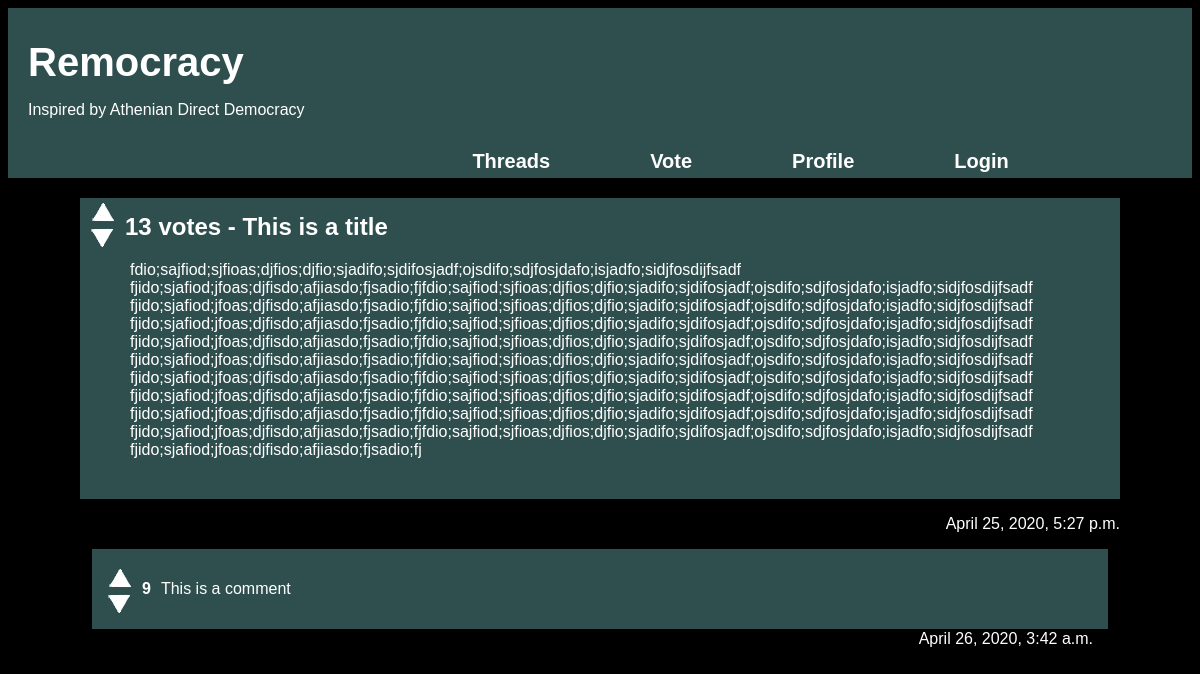
/threads/1/, run on an earlier commit of the app's database.
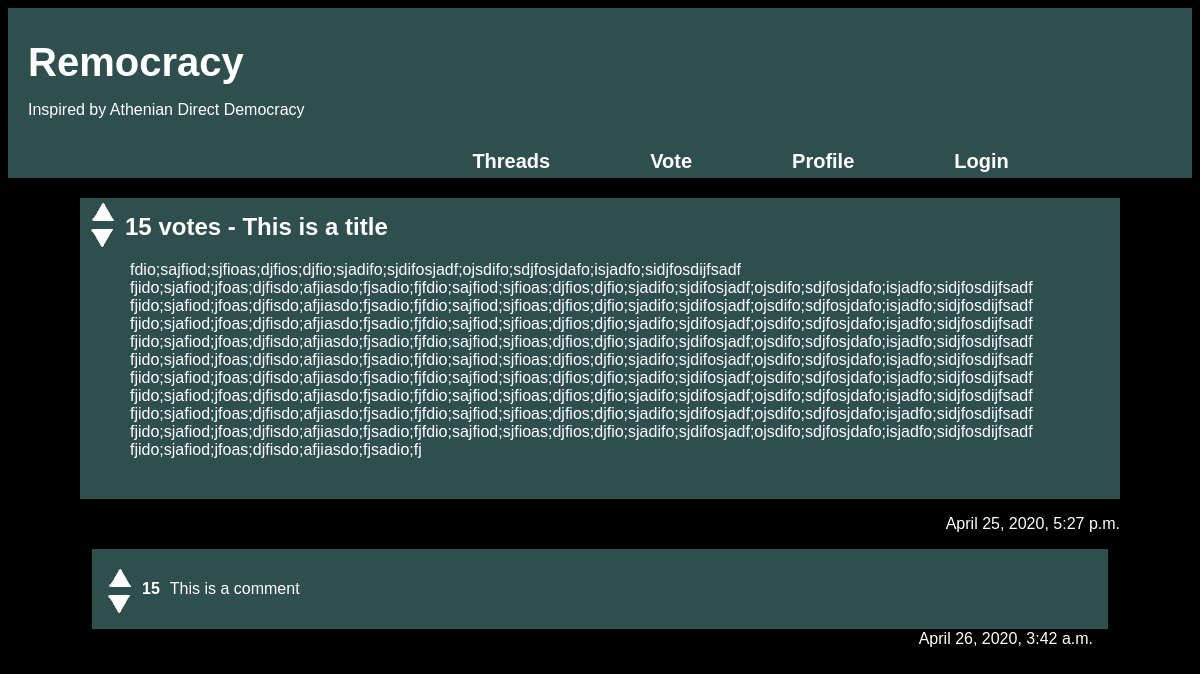
And on a later commit of the database.
### threads/models.py (models this page shows, shortened)
class Thread(models.Model):
	title = models.CharField(max_length=50)
	text = models.CharField(max_length=250)
	createDate = models.DateTimeField('date created')
	votes = models.IntegerField(default=0)
	siteUser = models.ForeignKey(SiteUser,on_delete=models.CASCADE)

class Comment(models.Model):
	text = models.CharField(max_length=250)
	createDate = models.DateTimeField('date created')
	votes = models.IntegerField(default=0)
	thread = models.ForeignKey(Thread,on_delete=models.CASCADE)
	siteUser = models.ForeignKey(SiteUser,on_delete=models.CASCADE)

### threads/views.py (the view)
# urls.py: path('<int:threadID>/',views.detailThread,name='detailThread'),
def detailThread(request,threadID):
	thread = Thread.objects.get(pk=threadID)
	comments = thread.comment_set.all()
	context = {
		'thread':thread,
		'comments':comments
	}
	return render(request,'threads/detailThread.html',context)

### threads/templates/threads/detailThread.html
{% extends 'threads/base.html' %}
{% block content %}
<div class="detailThread">
	<div class="arrows">
		<a href="{% url 'voteThread' thread.id 1 'detail' %}"><div class="upArrow"></div></a>
		<a href="{% url 'voteThread' thread.id -1 'detail' %}"><div class="downArrow"></div></a>
	</div>
	<h2> {{thread.votes}} votes - {{thread.title}}</h2>
	<p>{{thread.text}}</p>
	<p class="detailDate">{{thread.createDate}}</p>
</div>
<div class='commentsContainer'>
	{% for comment in comments %}
	<div class='comment'>
		<div class='comArrowHolder'>
			<a href="{% url 'voteComment' thread.id comment.id 1 %}"><div class='upArrowCom'></div></a>
			<a href="{% url 'voteComment' thread.id comment.id -1 %}"><div class='downArrowCom'></div></a>
		</div>
		<p class='comVote'><b>{{comment.votes}}</b></p>
		<p>{{comment.text}}</p>
		<p class='commentDate'>{{comment.createDate}}</p>
	</div>
	{% endfor %}
</div>
{% endblock %}

### threads/templates/threads/base.html (shortened to what this page needs)
{% load static %}
<html lang='en'>
<head>
	<link rel='stylesheet' type='text/css' href="{% static 'threads/styles.css' %}">
</head>
<body>
	<div class="header">
		<h1>Remocracy</h1>
		<p>Inspired by Athenian Direct Democracy</p>
	</div>
	<div class="navbar">
		<a href="{% url 'index' %}">Threads</a>
		<a href="#">Vote</a>
		<a href="{% url 'userProfile' %}">Profile</a>
		{% if request.user.is_active %}
		<a href="{% url 'logout' %}">Logout</a>
		{% else %}
		<a href="{% url 'login' %}">Login</a>
		{% endif %}
	</div>
{% block content %}
{% endblock %}
</body>
</html>

### threads/static/threads/styles.css (style rules this page uses)
body { font-family:Arial,Helvetica,sans-serif; background-color: black; }
.header { padding: 20px; padding-bottom: 10px; padding-top: 5px; text-align: left; background:#2F4F4F; color:white; }
.header h1 { font-size:40px; margin-bottom: 0px; }
.navbar { overflow: hidden; background-color:#2F4F4F; padding-left: 35%; }
.navbar a { color:white; float:left; display:block; padding: 5px 50px; text-decoration: none; text-align: center; font-size: 20px; font-weight: bold; }
.arrows { float:left; padding-right: 10px; padding-left:10px; }
.upArrow { background-image: url('upArrow.png'); height:25px; width:25px; display: inline-block; }
.downArrow { background-image: url('downArrow.png'); height:25px; width:25px; }
.upArrowCom { background-image: url('upArrow.png'); height:25px; width:25px; }
.downArrowCom { background-image: url('downArrow.png'); height:25px; width:25px; }
.detailThread p { padding-left: 50px; }
.detailThread { background-color: #2F4F4F; padding-bottom: 3vh; color:white; display:block; margin-left: 6vw; margin-right: 6vw; }
.detailDate { float:right; padding-top: 3vh; }
.detailThread h2 { padding-top: 15px; }
.comment { background-color: #2F4F4F; color:white; margin-right: 7vw; margin-left: 7vw; margin-top: 50px; padding:15px; }
.commentDate { float:right; }
.comArrowHolder { float:left; padding-right: 10px; }
.comVote { float:left; padding-right: 10px; }

What changed in the data, as far as the page shows it:
changed Thread "This is a title": votes "13" → "15"
changed Comment "This is a comment": votes "9" → "15"
